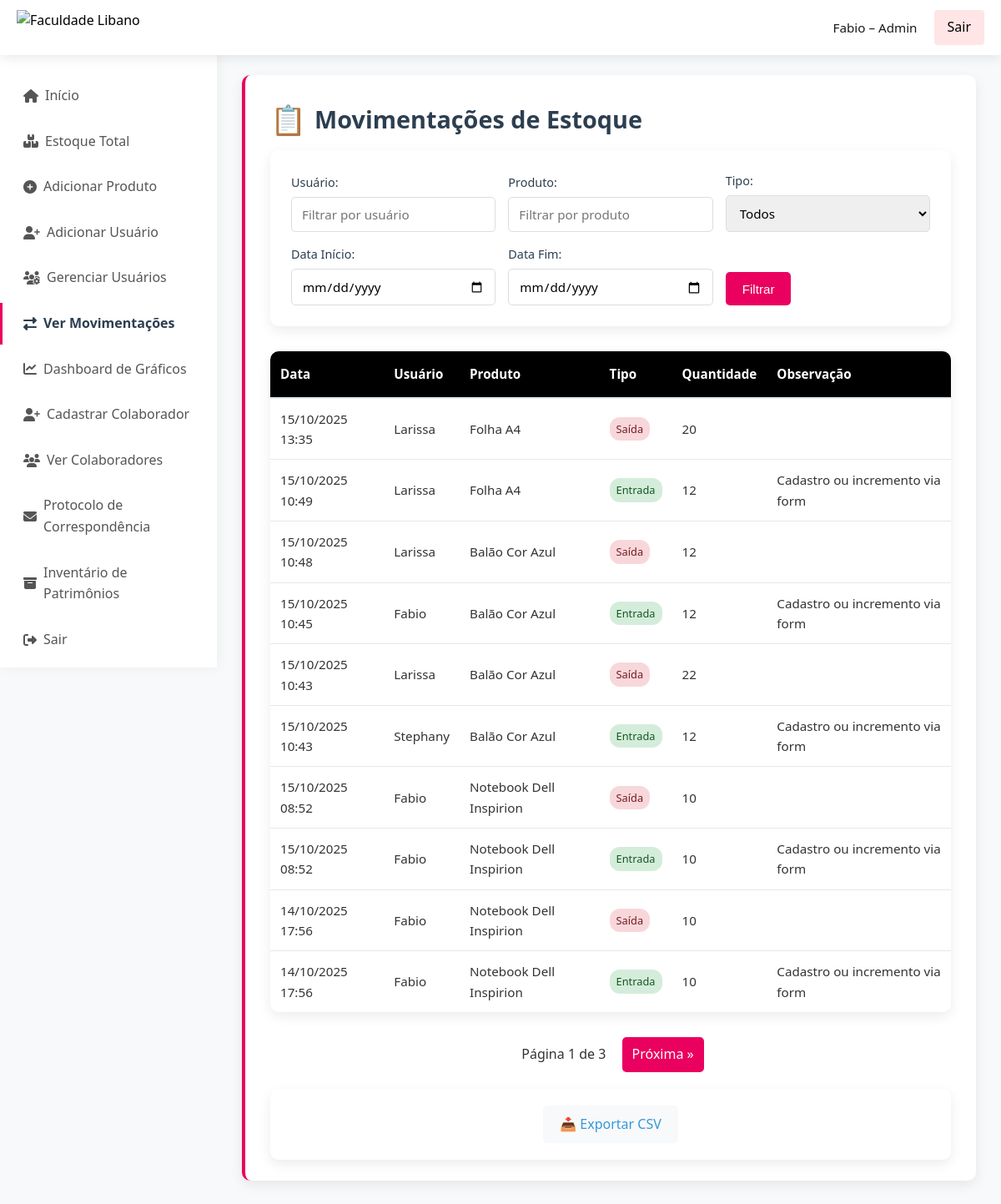
The app's page /movimentacoes/ (signed in) with its own data.
### estoque/models.py (models this page shows, shortened)
class Movimentacao(models.Model):
    TIPO_CHOICES = (
        ('entrada', 'Entrada'),
        ('saida', 'Saída'),
    )
    produto = models.ForeignKey(Produto, on_delete=models.CASCADE)
    usuario = models.ForeignKey(User, on_delete=models.SET_NULL, null=True)
    tipo = models.CharField(max_length=10, choices=TIPO_CHOICES)
    quantidade = models.PositiveIntegerField()
    data = models.DateTimeField(auto_now_add=True)
    observacao = models.TextField(blank=True)

class Produto(models.Model):
    nome = models.CharField(max_length=100)  # Nome do produto
    quantidade = models.IntegerField(default=0)  # Quantidade em estoque
    setor_responsavel = models.ForeignKey(
        Group,
        on_delete=models.SET_NULL,
        null=True,
        blank=True
    )
    data_entrada = models.DateTimeField(auto_now_add=True)
    observacoes = models.TextField(blank=True, null=True)
    class Meta:
        unique_together = ('nome', 'setor_responsavel')
        verbose_name_plural = "Produtos"

### estoque/views.py (the view)
# urls.py: path('movimentacoes/', views.movimentacoes, name='movimentacoes'),
@login_required(login_url='login')
@user_passes_test(is_admin)
def movimentacoes(request):
    movs = Movimentacao.objects.select_related('produto', 'usuario').order_by('-data')
    usuario = request.GET.get('usuario')
    produto = request.GET.get('produto')
    tipo = request.GET.get('tipo')
    data_inicio = request.GET.get('data_inicio')
    data_fim = request.GET.get('data_fim')
    if usuario:
        movs = movs.filter(usuario__username__icontains=usuario)
    if produto:
        movs = movs.filter(produto__nome__icontains=produto)
    if tipo:
        movs = movs.filter(tipo=tipo)
    if data_inicio:
        movs = movs.filter(data__date__gte=data_inicio)
    if data_fim:
        movs = movs.filter(data__date__lte=data_fim)
    paginator = Paginator(movs, 10)  # 10 itens por página
    page_number = request.GET.get('page')
    movs_page = paginator.get_page(page_number)
    hub_info = [{'nome_setor': g.name} for g in Group.objects.all()]
    return render(request, 'estoque/movimentacoes.html', {
        'movimentacoes': movs_page,
        'setores': Group.objects.all(),
        'hub_info': hub_info,
        'is_admin': request.user.is_superuser,  # controla a exibição dos links de admin
    })

### estoque/context_processors.py (called while the page is built)
def sidebar_context(request):
    if not request.user.is_authenticated:
        return {}
    is_admin = request.user.is_superuser or request.user.groups.filter(name__iexact='ADMIN').exists()
    pertence_geral = request.user.groups.filter(name__iexact='Geral').exists()
    user_groups = request.user.groups.all()
    setores = Group.objects.all() if is_admin else user_groups
    hub_info = [
        {
            'nome_setor': s.name,
            'total_produtos': Produto.objects.filter(setor_responsavel=s).count()
        }
        for s in setores
    ]
    return {
        'is_admin': is_admin,
        'pertence_geral': pertence_geral,
        'hub_info': hub_info,
    }

### estoque/views.py (called while the page is built)
def is_admin(user):
    return user.groups.filter(name='ADMIN').exists() or user.is_superuser

### estoque/templates/estoque/movimentacoes.html (shortened to what this page needs)
<!DOCTYPE html>
<html lang="pt-BR">
<head>
    <link rel="stylesheet" href="https://cdnjs.cloudflare.com/ajax/libs/font-awesome/6.5.1/css/all.min.css">
</head>
<body>
<div class="navbar">
    <img src="https://faculdadelibano.edu.br/_next/image?url=%2Froot%2Flogo-website-colorida.webp&w=384&q=75" alt="Faculdade Libano" class="navbar-logo">
    <div class="navbar-links">
        <span>{{ request.user.username }} {% if not is_admin %} – {{ request.user.groups.first.name }} {% else %} – Admin {% endif %}</span>
        <a href="{% url 'logout' %}">Sair</a>
    </div>
</div>
<div class="sidebar" id="sidebar">
  <a href="{% url 'index' %}" class="{% if request.path == '/' %}active{% endif %}">
    <i class="fas fa-home"></i> Início
  </a>
  {% if is_admin %}
    <a href="{% url 'produtos_setor' 'todos' %}"
       class="{% if request.path == '/produtos/todos/' %}active{% endif %}">
      <i class="fas fa-boxes"></i> Estoque Total
    </a>
  {% endif %}
  <a href="{% url 'adicionar_produto' %}"
     class="{% if request.path == '/adicionar_produto/' %}active{% endif %}">
    <i class="fas fa-plus-circle"></i> Adicionar Produto
  </a>
  {% if is_admin %}
    <a href="{% url 'adicionar_usuario' %}"
       class="{% if request.path == '/adicionar_usuario/' %}active{% endif %}">
      <i class="fas fa-user-plus"></i> Adicionar Usuário
    </a>
    <a href="{% url 'gerenciar_usuarios' %}"
       class="{% if request.path == '/gerenciar_usuarios/' %}active{% endif %}">
      <i class="fas fa-users-cog"></i> Gerenciar Usuários
    </a>
  {% endif %}
  {% if is_admin %}
    <a href="{% url 'movimentacoes' %}"
       class="{% if request.path == '/movimentacoes/' %}active{% endif %}">
      <i class="fas fa-exchange-alt"></i> Ver Movimentações
    </a>
    <a href="{% url 'dashboard_graficos' %}"
       class="{% if request.path == '/dashboard/' %}active{% endif %}">
      <i class="fas fa-chart-line"></i> Dashboard de Gráficos
    </a>
  {% endif %}
   {% if is_admin or pertence_geral %}
    <a href="{% url 'colaborador_create' %}"
       class="{% if request.path == '/colaborador/novo/' %}active{% endif %}">
      <i class="fas fa-user-plus"></i> Cadastrar Colaborador
    </a>
    <a href="{% url 'lista_colaboradores' %}"
       class="{% if request.path == '/colaboradores/' %}active{% endif %}">
      <i class="fas fa-users"></i> Ver Colaboradores
    </a>
    <a href="{% url 'protocolo_create' %}"
       class="{% if request.path == '/protocolo/' %}active{% endif %}">
      <i class="fas fa-envelope"></i> Protocolo de Correspondência
    </a>
    <a href="{% url 'lista_patrimonios' %}"
       class="{% if request.path == '/patrimonios/' %}active{% endif %}">
      <i class="fas fa-archive"></i> Inventário de Patrimônios
    </a>
  {% endif %}
  <a href="{% url 'logout' %}">
    <i class="fas fa-sign-out-alt"></i> Sair
  </a>
</div>
    <div class="content">
        <div class="page-header">
            <h1>Movimentações de Estoque</h1>
        <form method="get" action="" class="filter-form">
            <div class="filter-grid">
                <div class="form-group">
                    <label for="usuario">Usuário:</label>
                    <input type="text" id="usuario" name="usuario" value="{{ request.GET.usuario }}" class="form-control" placeholder="Filtrar por usuário">
                </div>
                <div class="form-group">
                    <label for="produto">Produto:</label>
                    <input type="text" id="produto" name="produto" value="{{ request.GET.produto }}" class="form-control" placeholder="Filtrar por produto">
                </div>
                <div class="form-group">
                    <label for="tipo">Tipo:</label>
                    <select id="tipo" name="tipo" class="form-control">
                        <option value="">Todos</option>
                    </select>
                </div>
                <div class="form-group">
                    <label for="data_inicio">Data Início:</label>
                    <input type="date" id="data_inicio" name="data_inicio" value="{{ request.GET.data_inicio }}" class="form-control">
                </div>
                <div class="form-group">
                    <label for="data_fim">Data Fim:</label>
                    <input type="date" id="data_fim" name="data_fim" value="{{ request.GET.data_fim }}" class="form-control">
                </div>
                <div class="form-group">
                    <button type="submit" class="submit-btn">Filtrar</button>
                </div>
            </div>
        </form>
        <div class="table-container">
            <table class="movimentacoes-table">
                <thead>
                    <tr>
                        <th>Data</th>
                        <th>Usuário</th>
                        <th>Produto</th>
                        <th>Tipo</th>
                        <th>Quantidade</th>
                        <th>Observação</th>
                    </tr>
                </thead>
                <tbody>
                    {% for mov in movimentacoes %}
                    <tr>
                        <td>{{ mov.data|date:"d/m/Y H:i" }}</td>
                        <td>{{ mov.usuario.username }}</td>
                        <td>{{ mov.produto.nome }}</td>
                        <td>
                            <span class="tipo-badge {% if mov.tipo == 'entrada' %}tipo-entrada{% else %}tipo-saida{% endif %}">
                                {{ mov.get_tipo_display }}
                            </span>
                        </td>
                        <td>{{ mov.quantidade }}</td>
                        <td>{{ mov.observacao }}</td>
                    </tr>
                    {% empty %}
                    <tr>
                        <td colspan="6" class="empty-message">Nenhuma movimentação encontrada</td>
                    </tr>
                    {% endfor %}
                </tbody>
            </table>
        </div>
<div class="pagination">
    <span>Página {{ movimentacoes.number }} de {{ movimentacoes.paginator.num_pages }}</span>
    {% if movimentacoes.has_next %}
        <a href="?page={{ movimentacoes.next_page_number }}">Próxima &raquo;</a>
    {% endif %}
</div>
        <div class="action-links">
            <a href="{% url 'exportar_movimentacoes' %}?{{ request.GET.urlencode }}" class="action-link">📥 Exportar CSV</a>
        </div>
    </div>
</body>
</html>

### estoque/templates/estoque/movimentacoes.html (style rules this page uses)
* { margin: 0; padding: 0; box-sizing: border-box; }
body { font-family: 'Segoe UI', Arial, sans-serif; line-height: 1.6; background-color: #f8f9fa; color: #333; }
.navbar { position: fixed; top: 0; left: 0; width: 100%; background: linear-gradient(135deg, #ffffff 0%, #ffffff 100%); color: rgb(0, 0, 0); padding: 12px 20px; box-shadow: 0 2px 15px rgba(0,0,0,0.1); display: flex; justify-content: space-between; align-items: center; z-index: 1000; transition: all 0.3s ease; }
.navbar-links { display: flex; align-items: center; gap: 20px; }
.navbar-links span { font-size: 0.95rem; opacity: 0.9; }
.navbar-links a { color: rgb(0, 0, 0); text-decoration: none; padding: 8px 16px; border-radius: 4px; transition: all 0.3s ease; background: rgba(255, 0, 0, 0.1); }
.sidebar { position: fixed; top: 60px; left: 0; width: 260px; height: calc(100vh - 60px); background: #ffffff; padding: 25px 0; box-shadow: 2px 0 15px rgba(0,0,0,0.05); overflow-y: auto; transition: all 0.3s cubic-bezier(0.4, 0, 0.2, 1); z-index: 999; }
.sidebar a { display: flex; align-items: center; color: #555; padding: 12px 25px; text-decoration: none; transition: all 0.3s ease; border-left: 3px solid transparent; margin: 5px 0; }
.content { margin-top: 60px; margin-left: 260px; padding: 30px; min-height: calc(100vh - 60px); transition: margin-left 0.3s ease; }
.page-header { background: white; padding: 25px 30px; border-radius: 10px; box-shadow: 0 5px 15px rgba(0,0,0,0.08); margin-bottom: 30px; border-left: 4px solid #ea005f; }
.page-header h1 { color: #2c3e50; font-size: 1.8rem; margin-bottom: 10px; font-weight: 600; display: flex; align-items: center; gap: 10px; }
.page-header h1::before { content: "📋"; font-size: 1.2em; }
.filter-form { background: white; padding: 25px; border-radius: 10px; box-shadow: 0 5px 15px rgba(0,0,0,0.08); margin-bottom: 30px; }
.filter-grid { display: grid; grid-template-columns: repeat(auto-fit, minmax(200px, 1fr)); gap: 15px; align-items: end; }
.form-group { margin-bottom: 0; }
.form-group label { display: block; margin-bottom: 6px; font-weight: 500; color: #2c3e50; font-size: 0.9rem; }
.form-control { width: 100%; padding: 10px 12px; border: 1px solid #ddd; border-radius: 5px; font-size: 0.95rem; transition: all 0.3s ease; font-family: inherit; }
.submit-btn { background: #ea005f; color: white; border: none; padding: 10px 20px; border-radius: 5px; cursor: pointer; font-size: 0.95rem; font-weight: 500; transition: all 0.3s ease; height: 40px; }
.table-container { background: white; border-radius: 10px; box-shadow: 0 5px 15px rgba(0,0,0,0.08); overflow: hidden; margin-bottom: 30px; }
.movimentacoes-table { width: 100%; border-collapse: collapse; font-size: 0.95rem; }
.movimentacoes-table th { background-color: #000000; padding: 15px 12px; text-align: left; font-weight: 600; color: #ffffff; border-bottom: 2px solid #e2e8f0; }
.movimentacoes-table td { padding: 12px; border-bottom: 1px solid #e2e8f0; transition: background-color 0.2s ease; }
.movimentacoes-table tr:last-child td { border-bottom: none; }
.tipo-badge { display: inline-block; padding: 4px 8px; border-radius: 12px; font-size: 0.8rem; font-weight: 500; }
.tipo-entrada { background: #d4edda; color: #155724; }
.tipo-saida { background: #f8d7da; color: #721c24; }
.action-links { text-align: center; padding: 20px; background: white; border-radius: 10px; box-shadow: 0 5px 15px rgba(0,0,0,0.08); }
.action-link { display: inline-flex; align-items: center; gap: 8px; color: #3498db; text-decoration: none; padding: 10px 20px; margin: 0 10px; border-radius: 5px; transition: all 0.3s ease; font-weight: 500; background: #f8f9fa; }
.pagination { text-align: center; margin: 20px 0; }
.navbar-logo { height: 42px; width: auto; }
.pagination a { display: inline-block; padding: 8px 12px; margin: 0 5px; background: #ea005f; color: white; border-radius: 5px; text-decoration: none; transition: all 0.3s ease; }
.pagination span { margin: 0 10px; font-weight: 500; }
.sidebar a i { margin-right: 8px; }
.sidebar a.active { border-left-color:#ea005f; font-weight:600; color:#2c3e50; }

### records on screen
Movimentacao: data "15/10/2025 13:35", usuario.username "Larissa", produto.nome "Folha A4", tipo "Saída", quantidade "20"
Movimentacao: data "15/10/2025 10:49", usuario.username "Larissa", produto.nome "Folha A4", tipo "Entrada", quantidade "12", observacao "Cadastro ou incremento via form"
Movimentacao: data "15/10/2025 10:48", usuario.username "Larissa", produto.nome "Balão Cor Azul", tipo "Saída", quantidade "12"
Movimentacao: data "15/10/2025 10:45", usuario.username "Fabio", produto.nome "Balão Cor Azul", tipo "Entrada", quantidade "12", observacao "Cadastro ou incremento via form"
Movimentacao: data "15/10/2025 10:43", usuario.username "Larissa", produto.nome "Balão Cor Azul", tipo "Saída", quantidade "22"
Movimentacao: data "15/10/2025 10:43", usuario.username "Stephany", produto.nome "Balão Cor Azul", tipo "Entrada", quantidade "12", observacao "Cadastro ou incremento via form"
Movimentacao: data "15/10/2025 08:52", usuario.username "Fabio", produto.nome "Notebook Dell Inspirion", tipo "Saída", quantidade "10"
Movimentacao: data "15/10/2025 08:52", usuario.username "Fabio", produto.nome "Notebook Dell Inspirion", tipo "Entrada", quantidade "10", observacao "Cadastro ou incremento via form"
Movimentacao: data "14/10/2025 17:56", usuario.username "Fabio", produto.nome "Notebook Dell Inspirion", tipo "Saída", quantidade "10"
Movimentacao: data "14/10/2025 17:56", usuario.username "Fabio", produto.nome "Notebook Dell Inspirion", tipo "Entrada", quantidade "10", observacao "Cadastro ou incremento via form"

### other values on screen
{{ request.user.username }} "Fabio"
{{ movimentacoes.number }} "1"
{{ movimentacoes.paginator.num_pages }} "3"
